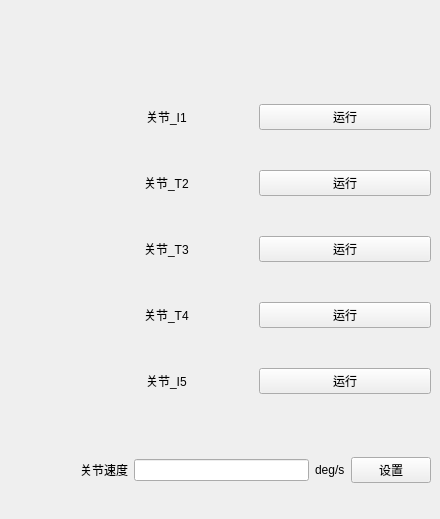
    <widget class="QWidget" name="tab_4">
     <attribute name="title">
      <string>关节空间速度控制</string>
     </attribute>
     <widget class="QWidget" name="gridLayoutWidget_4">
      <property name="geometry">
       <rect>
        <x>80</x>
        <y>70</y>
        <width>351</width>
        <height>361</height>
       </rect>
      </property>
      <layout class="QGridLayout" name="gridLayout_4">
       <item row="1" column="0" alignment="Qt::AlignHCenter|Qt::AlignVCenter">
        <widget class="QLabel" name="label_35">
         <property name="text">
          <string>关节_T2</string>
         </property>
        </widget>
       </item>
       <item row="4" column="1">
        <widget class="QPushButton" name="pushButton_9">
         <property name="text">
          <string>运行</string>
         </property>
         <property name="checkable">
          <bool>true</bool>
         </property>
        </widget>
       </item>
       <item row="3" column="1">
        <widget class="QPushButton" name="pushButton_16">
         <property name="text">
          <string>运行</string>
         </property>
         <property name="checkable">
          <bool>true</bool>
         </property>
        </widget>
       </item>
       <item row="2" column="0" alignment="Qt::AlignHCenter|Qt::AlignVCenter">
        <widget class="QLabel" name="label_37">
         <property name="text">
          <string>关节_T3</string>
         </property>
        </widget>
       </item>
       <item row="0" column="0" alignment="Qt::AlignHCenter|Qt::AlignVCenter">
        <widget class="QLabel" name="label_42">
         <property name="text">
          <string>关节_I1</string>
         </property>
        </widget>
       </item>
       <item row="3" column="0" alignment="Qt::AlignHCenter|Qt::AlignVCenter">
        <widget class="QLabel" name="label_40">
         <property name="text">
          <string>关节_T4</string>
         </property>
        </widget>
       </item>
       <item row="0" column="1">
        <widget class="QPushButton" name="pushButton_15">
         <property name="text">
          <string>运行</string>
         </property>
         <property name="checkable">
          <bool>true</bool>
         </property>
        </widget>
       </item>
       <item row="2" column="1">
        <widget class="QPushButton" name="pushButton_14">
         <property name="text">
          <string>运行</string>
         </property>
         <property name="checkable">
          <bool>true</bool>
         </property>
        </widget>
       </item>
       <item row="1" column="1">
        <widget class="QPushButton" name="pushButton_13">
         <property name="text">
          <string>运行</string>
         </property>
         <property name="checkable">
          <bool>true</bool>
         </property>
        </widget>
       </item>
       <item row="4" column="0" alignment="Qt::AlignHCenter|Qt::AlignVCenter">
        <widget class="QLabel" name="label_43">
         <property name="text">
          <string>关节_I5</string>
         </property>
        </widget>
       </item>
      </layout>
     </widget>
     <widget class="QWidget" name="horizontalLayoutWidget_2">
      <property name="geometry">
       <rect>
        <x>80</x>
        <y>430</y>
        <width>351</width>
        <height>80</height>
       </rect>
      </property>
      <layout class="QHBoxLayout" name="horizontalLayout_2">
       <item>
        <widget class="QLabel" name="label_45">
         <property name="text">
          <string>关节速度</string>
         </property>
        </widget>
       </item>
       <item>
        <widget class="QLineEdit" name="lineEdit_23">
         <property name="toolTip">
          <string>&lt;html&gt;&lt;head/&gt;&lt;body&gt;&lt;p align=&quot;center&quot;&gt;1~30度/秒&lt;/p&gt;&lt;/body&gt;&lt;/html&gt;</string>
         </property>
         <property name="alignment">
          <set>Qt::AlignCenter</set>
         </property>
        </widget>
       </item>
       <item>
        <widget class="QLabel" name="label_46">
         <property name="text">
          <string>deg/s</string>
         </property>
        </widget>
       </item>
       <item>
        <widget class="QPushButton" name="pushButton_17">
         <property name="text">
          <string>设置</string>
         </property>
        </widget>
       </item>
      </layout>
     </widget>
    </widget>
